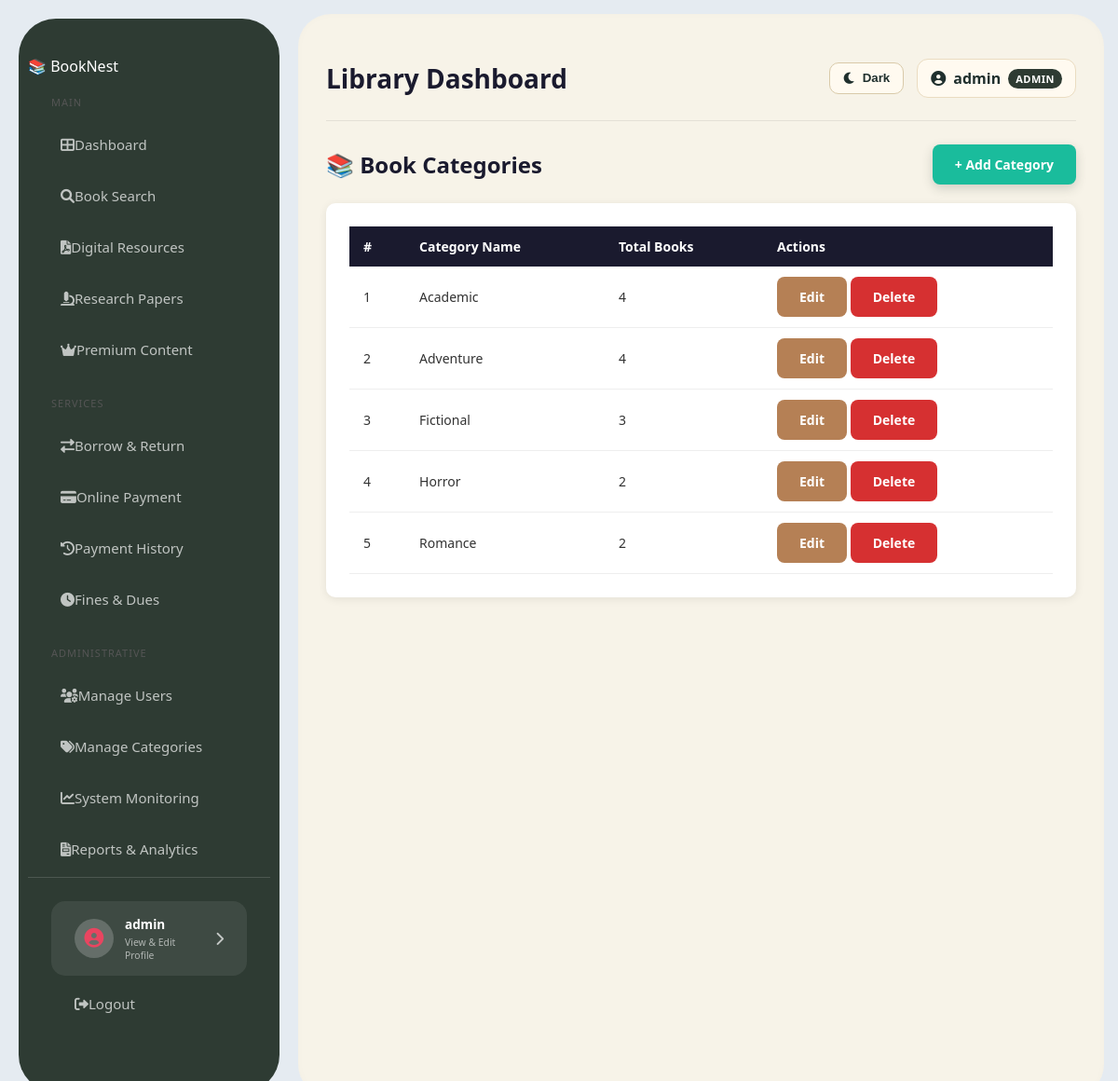
The app's page /categories/ (signed in) with its own data.
### library/models.py (models this page shows, shortened)
class User(AbstractUser):
    ADMIN = 'admin'
    LIBRARIAN = 'librarian'
    REGULAR_USER = 'user'
    ROLE_CHOICES = [
        (ADMIN, 'Administrator'),
        (LIBRARIAN, 'Librarian'),
        (REGULAR_USER, 'Regular User'),
    ]
    role = models.CharField(max_length=20, choices=ROLE_CHOICES, default=REGULAR_USER)
    phone = models.CharField(max_length=15, null=True, blank=True)
    profile_picture = models.ImageField(upload_to='profiles/', null=True, blank=True)
    date_of_birth = models.DateField(null=True, blank=True)
    bio = models.TextField(null=True, blank=True)
    def get_full_name(self):
        if self.first_name and self.last_name:
            return f"{self.first_name} {self.last_name}"
        return self.username

class Category(models.Model):
    name = models.CharField(max_length=100, unique=True)
    class Meta:
        ordering = ['name']
        verbose_name_plural = 'Categories'

### library/views.py (the view)
# urls.py: path('categories/', views.category_list, name='category_list'),
@login_required
@user_passes_test(is_librarian_or_admin, login_url='/')
def category_list(request):
    categories = Category.objects.all().order_by('name')
    return render(request, 'library/category_list.html', {'categories': categories})

### library/views.py (called while the page is built)
def is_librarian_or_admin(user):
    return user.is_authenticated and (
        user.role in [User.LIBRARIAN, User.ADMIN] or user.is_superuser
    )

### library/templates/library/category_list.html (shortened to what this page needs)
{% extends 'library/base.html' %}
{% block content %}
<div class="top-bar">
    <h2>📚 Book Categories</h2>
    <a href="{% url 'category_add' %}" class="btn btn-primary">+ Add Category</a>
</div>
<div class="table-box">
    <table>
        <thead>
            <tr>
                <th>#</th>
                <th>Category Name</th>
                <th>Total Books</th>
                <th>Actions</th>
            </tr>
        </thead>
        <tbody>
            {% for category in categories %}
            <tr>
                <td>{{ forloop.counter }}</td>
                <td>{{ category.name }}</td>
                <td>{{ category.books.count }}</td>
                <td>
                    <a href="{% url 'category_edit' category.pk %}" class="btn btn-edit">Edit</a>
                    <a href="{% url 'category_delete' category.pk %}" class="btn btn-delete"
                       onclick="return confirm('Are you sure you want to delete this category?')">
                        Delete
                    </a>
                </td>
            </tr>
            {% empty %}
            <tr>
                <td colspan="4" style="text-align:center; padding:20px; color:#666;">
                    No categories found.
                </td>
            </tr>
            {% endfor %}
        </tbody>
    </table>
</div>
{% endblock %}

### library/templates/library/base.html (shortened to what this page needs)
{% load static %}
<!DOCTYPE html>
<html lang="en" data-theme="light">
<head>
    <link rel="stylesheet" href="https://cdnjs.cloudflare.com/ajax/libs/font-awesome/6.0.0/css/all.min.css">
    <link rel="stylesheet" href="{% static 'library/css/style.css' %}">
</head>
<body>
<div class="layout">
    <aside class="sidebar">
        <div class="logo">📚 <span>Book</span>Nest</div>
        <div class="menu-section">
            <div class="menu-title">Main</div>
            <a href="{% url 'home' %}" class="menu-item"><i class="fas fa-th-large"></i> Dashboard</a>
            <a href="{% url 'book_list' %}" class="menu-item"><i class="fas fa-search"></i> Book Search</a>
            <a href="{% url 'digital_resources' %}" class="menu-item"><i class="fas fa-file-pdf"></i> Digital Resources</a>
            <a href="{% url 'research_papers' %}" class="menu-item"><i class="fas fa-microscope"></i> Research Papers</a>
            <a href="{% url 'premium_content' %}" class="menu-item premium"><i class="fas fa-crown"></i> Premium Content</a>
        </div>
        <div class="menu-section">
            <div class="menu-title">Services</div>
            <a href="{% url 'borrow_list' %}" class="menu-item"><i class="fas fa-exchange-alt"></i> Borrow & Return</a>
            <a href="{% url 'online_payment' %}" class="menu-item"><i class="fas fa-credit-card"></i> Online Payment</a>
            <a href="{% url 'payment_history' %}" class="menu-item"><i class="fas fa-history"></i> Payment History</a>
            <a href="{% url 'fines_dues' %}" class="menu-item"><i class="fas fa-clock"></i> Fines & Dues</a>
        </div>
        {% if user.role == 'admin' or user.role == 'librarian' %}
        <div class="menu-section">
            <div class="menu-title">Administrative</div>
            <a href="{% url 'member_list' %}" class="menu-item"><i class="fas fa-users-cog"></i> Manage Users</a>
            <a href="{% url 'category_list' %}" class="menu-item"><i class="fas fa-tags"></i> Manage Categories</a>
            <a href="{% url 'system_monitoring' %}" class="menu-item"><i class="fas fa-chart-line"></i> System Monitoring</a>
            <a href="{% url 'reports_analytics' %}" class="menu-item"><i class="fas fa-file-invoice"></i> Reports & Analytics</a>
        </div>
        {% endif %}
        <div class="profile-sidebar-section">
            <a href="{% url 'manage_profile' %}" class="profile-link-card">
                <div class="avatar-icon">
                    <i class="fas fa-user-circle"></i>
                </div>
                <div class="profile-info-text">
                    <div class="profile-name">
                        {% if user.is_authenticated %}
                            {{ user.get_full_name|default:user.username }}
                        {% else %}
                            My Profile
                        {% endif %}
                    </div>
                    <div class="profile-role">View & Edit Profile</div>
                </div>
                <i class="fas fa-chevron-right"></i>
            </a>
            <div class="logout-section">
                <a href="{% url 'logout' %}" class="logout-link">
                    <i class="fas fa-sign-out-alt"></i> <span>Logout</span>
                </a>
            </div>
        </div>
    </aside>
    <main class="main-container">
        <header class="top-nav">
            <h2>Library Dashboard</h2>
            <div class="top-nav-right">
                <button type="button" class="theme-toggle-btn" id="themeToggleBtn">
                </button>
                <div class="user-profile">
                    <i class="fas fa-user-circle"></i>
                    <span>{{ user.username }}</span>
                    <span class="role-tag">{{ user.role|upper }}</span>
                </div>
            </div>
        </header>
        {% block content %}{% endblock %}
    </main>
</div>
</body>
</html>

### library/static/library/css/style.css (style rules this page uses)
* { margin: 0; padding: 0; box-sizing: border-box; }
body { font-family: 'Segoe UI', sans-serif; background: #e5ebf1; color: #333; }
.layout { display: flex; min-height: calc(100vh - 60px); }
.sidebar { width: 280px; background: #2e3b33; padding: 40px 10px; margin: 20px; border-radius: 40px; color: white; display: flex; flex-direction: column; }
.sidebar a { display: flex; align-items: center; color: rgba(255, 255, 255, 0.7); text-decoration: none; padding: 15px 25px; font-size: 15px; border-radius: 15px; margin: 5px 10px; transition: 0.3s; }
.sidebar .menu-title { color: #555; font-size: 11px; text-transform: uppercase; padding: 20px 25px 8px; letter-spacing: 1px; }
.profile-sidebar-section { margin-top: auto; padding: 20px 15px 25px 15px; border-top: 1px solid rgba(255, 255, 255, 0.15); }
.profile-link-card { display: flex; align-items: center; gap: 12px; background: rgba(255, 255, 255, 0.08); border-radius: 30px; padding: 10px 16px 10px 12px; text-decoration: none; transition: all 0.3s ease; }
.avatar-icon { width: 42px; height: 42px; background: rgba(255, 255, 255, 0.2); border-radius: 50%; display: flex; align-items: center; justify-content: center; color: #e94560; font-size: 1.3rem; }
.profile-info-text { flex: 1; }
.profile-name { font-weight: 700; font-size: 0.85rem; color: #ffffff; margin-bottom: 3px; }
.profile-role { font-size: 0.65rem; color: rgba(255, 255, 255, 0.6); }
.logout-link { margin-top: 12px; text-align: center; padding: 8px 5px; }
.main-container { flex: 1; background: #f7f3e8; margin: 15px 15px 15px 0; border-radius: 35px; padding: 30px; box-shadow: inset 0 0 10px rgba(0, 0, 0, 0.02); }
.table-box { background: white; border-radius: 10px; padding: 25px; box-shadow: 0 2px 10px rgba(0, 0, 0, 0.08); }
table { width: 100%; border-collapse: collapse; }
th { background: #1a1a2e; color: white; padding: 12px 15px; text-align: left; font-size: 14px; }
td { padding: 11px 15px; border-bottom: 1px solid #eee; font-size: 14px; }
.btn { padding: 10px 22px; border: none; border-radius: 12px; cursor: pointer; font-size: 14px; font-weight: 600; text-decoration: none; display: inline-block; transition: all 0.3s ease; }
.btn-primary { background: #2e3b33; color: white; box-shadow: 0 4px 12px rgba(46, 59, 51, 0.2); }
.btn-edit { background: #b58055; color: white; }
.btn-delete { background: #d63031; color: white; }
.top-bar { display: flex; justify-content: space-between; align-items: center; margin-bottom: 20px; }
.top-bar h2 { color: #1a1a2e; }
:root { --gold: #c9a84c; --gold-light: #f0d080; --gold-bg: #fdf6e3; --card-bg: #ffffff; --text-dark: #1a2e2a; --text-muted: #6b7c76; --border: #e4ddd0; --success: #2d6a4f; --danger: #8b1a1a; }
.btn { padding: 12px 24px; font-size: 14px; font-weight: 600; border-radius: 8px; border: none; cursor: pointer; text-decoration: none; transition: all 0.2s ease; }
.btn-primary { background-color: #1abc9c; color: #ffffff; }
.top-nav { width: 100%; min-height: 78px; display: flex; justify-content: space-between; align-items: center; gap: 20px; padding: 18px 0 24px; margin-bottom: 25px; border-bottom: 1px solid rgba(0, 0, 0, 0.08); }
.top-nav h2 { margin: 0; color: #1a1a2e; font-size: 28px; font-weight: 800; }
.top-nav-right { display: flex; align-items: center; gap: 14px; flex-wrap: wrap; }
.theme-toggle-btn { display: inline-flex; align-items: center; gap: 7px; padding: 9px 14px; border: 1px solid #d9caa9; border-radius: 10px; background: #fffaf0; color: #1f2f2d; font-weight: 700; cursor: pointer; line-height: 1; }
.user-profile { display: inline-flex; align-items: center; gap: 8px; background: #fffaf0; border: 1px solid #eadcc1; padding: 9px 14px; border-radius: 12px; color: #1f2f2d; font-weight: 700; }
.role-tag { background: #2e3b33; color: #ffffff !important; padding: 3px 8px; border-radius: 999px; font-size: 11px; letter-spacing: 0.5px; }

### records on screen
User: get_full_name "admin", username "admin", role "ADMIN"
Category: name "Academic", books.count "4"
Category: name "Adventure", books.count "4"
Category: name "Fictional", books.count "3"
Category: name "Horror", books.count "2"
Category: name "Romance", books.count "2"
